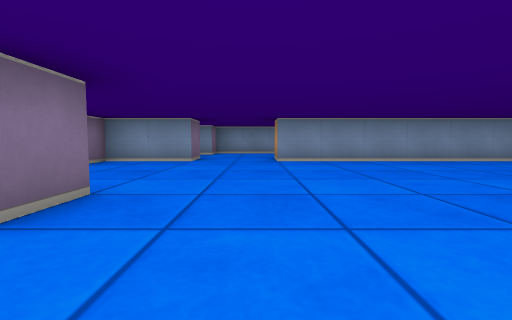
[1] (above)

19 first-person views from a walk through a cub3D ray-caster map. The camera is about half as high as the walls, tilts 4° down and sees 85° across. The floor is counted in squares. Each view is taken from the middle of a square. On the plan, view 1 faces up. The plan holds only what a view shows up to about 9 squares ahead; the rest is blank.

[2]
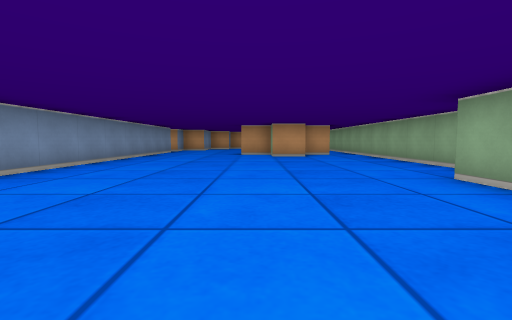

[3]
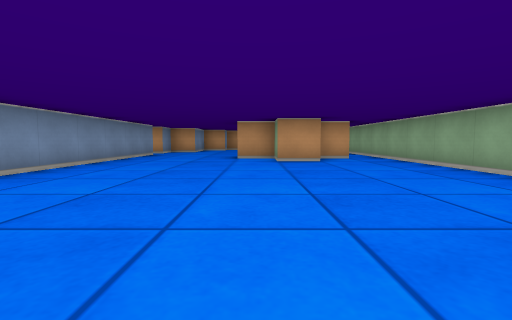

[4]
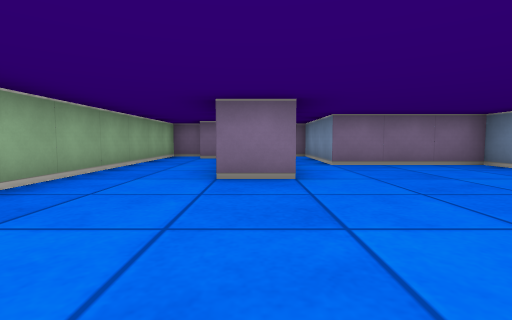

[5]
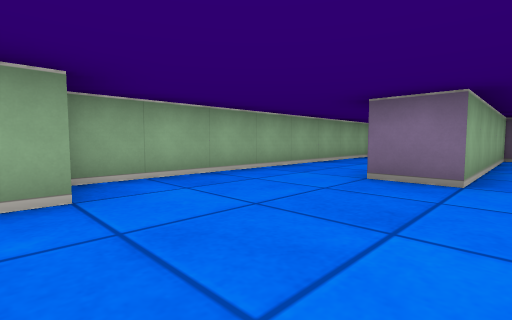

[6]
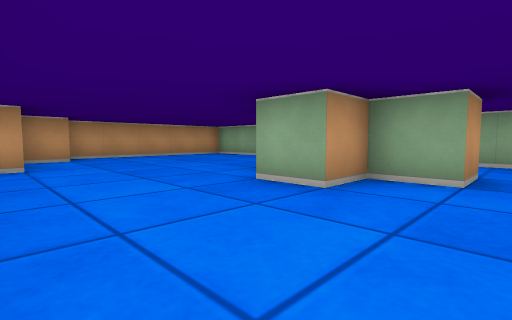

[7]
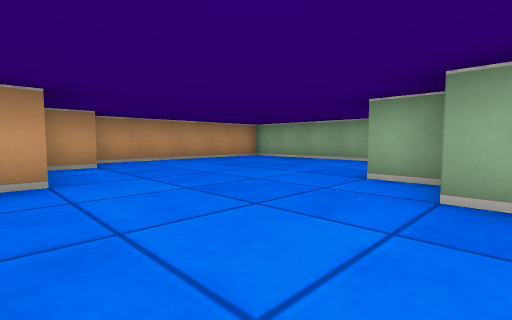

[8]
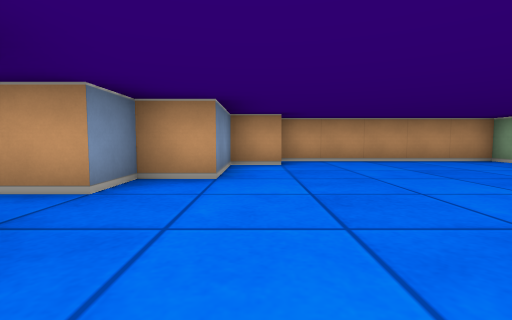

[9]
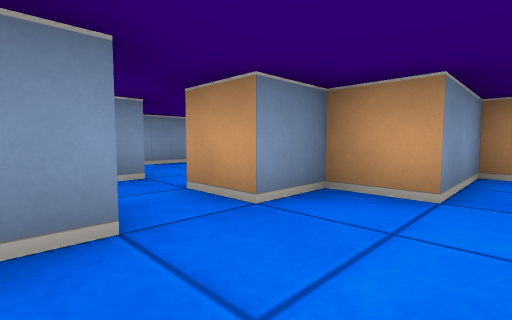

[10]
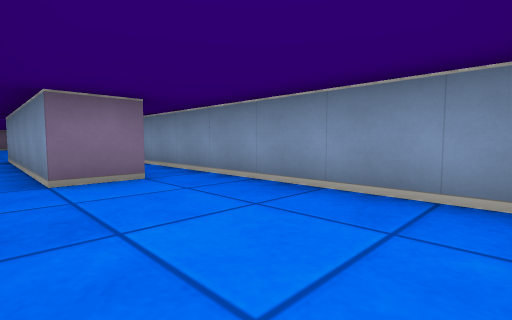

[11]
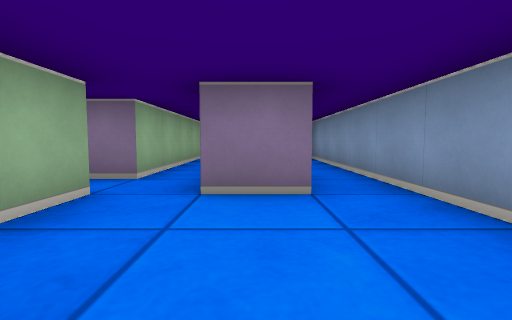

[12]
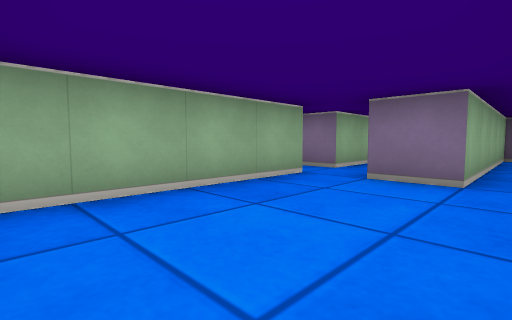

[13]
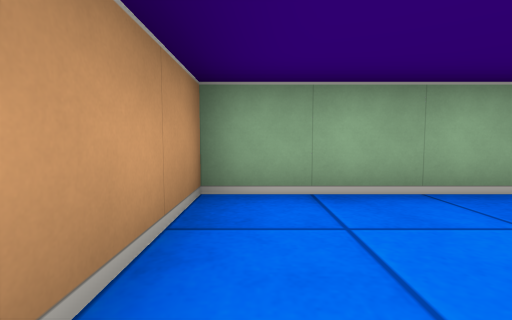

[14]
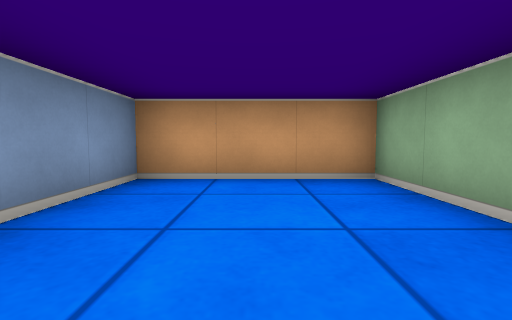

[15]
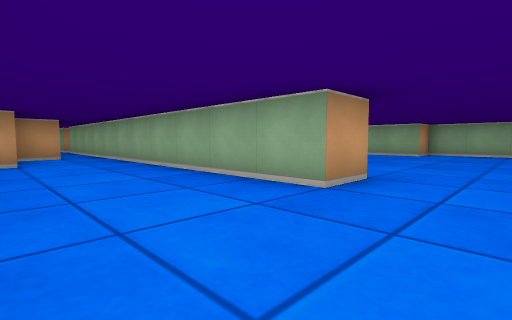

[16]
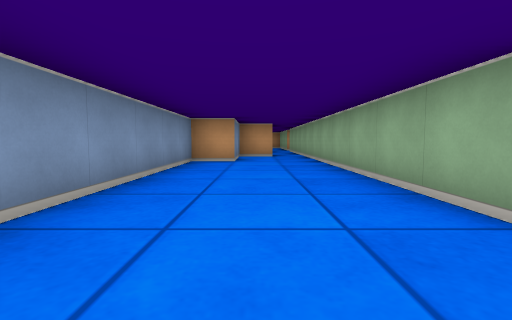

[17]
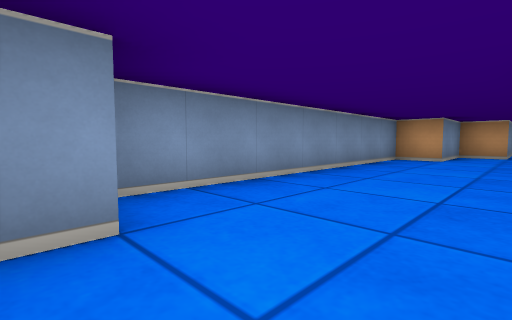

[18]
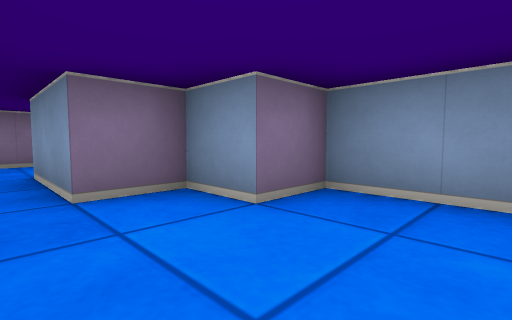

[19]
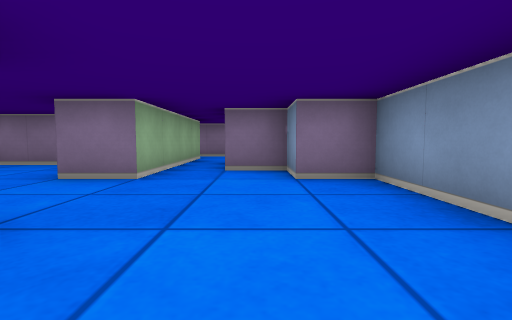

### Floor plan
Ten units are one square. View 1 is at (0, 0); x grows to the right and y downward. Boxes are objects, and circles mark ways between rooms. Rooms are numbered by the first view taken in them; rooms with no view inside come last. Other rooms are left out.
<svg viewBox="-70 -110 240 120">
<path fill="none" stroke="#000" d="M85 -14 85 -25 95 -25 95 -35 105 -35M49 5 110 5M95 -4 95 -12M106 -25 115 -25M116 -65 5 -65 5 -75M115 -75 115 -68M128 5 165 5 165 -45M-15 -75 -15 -65 -35 -65 -35 -35 -65 -35 -65 -25 -15 -25 -15 -15M155 -44 155 -55 135 -55 135 -65 125 -65 125 -75M-55 -10 -55 -5M-65 -4 -65 5 15 5 15 -5 35 -5M125 -75 165 -75 165 -105 75 -105M75 -95 125 -95 125 -85 75 -85M75 -75 115 -75M5 -75 75 -75M75 -85 75 -95 55 -95 55 -105 -15 -105 -15 -95 -25 -95 -25 -85 -45 -85M-45 -75 -15 -75"/>
<circle cx="120" cy="-70" r="3" fill="#2a7"/>
<circle cx="-5" cy="-70" r="3" fill="#2a7"/>
<circle cx="80" cy="-80" r="3" fill="#2a7"/>
<text x="60" y="-30">1</text>
<text x="130" y="-90">2</text>
<text x="20" y="-90">3</text>
</svg>
Room 1 opens to room 2. Room 1 opens to room 3. Room 2 opens to room 3.

Where each view was taken, in squares from view 1:
view 1: 0 up, 0 right, facing up
view 2: 3 up, 0 right, facing right
view 3: 3 up, 2 right, facing right
view 4: 2 up, 2 right, facing left
view 5: 3 up, 2 right, facing down-left
view 6: 6 up, 8 right, facing down-right
view 7: 6 up, 10 right, facing down-right
view 8: 5 up, 10 right, facing right
view 9: 5 up, 11 right, facing up-right
view 10: 8 up, 16 right, facing up-left
view 11: 9 up, 15 right, facing left
view 12: 10 up, 16 right, facing down-left
view 13: 10 up, 16 right, facing down
view 14: 9 up, 13 right, facing right
view 15: 10 up, 1 left, facing down-right
view 16: 9 up, 1 left, facing right
view 17: 8 up, 2 left, facing up-right
view 18: 8 up, 0 right, facing up-left
view 19: 9 up, 2 right, facing left
